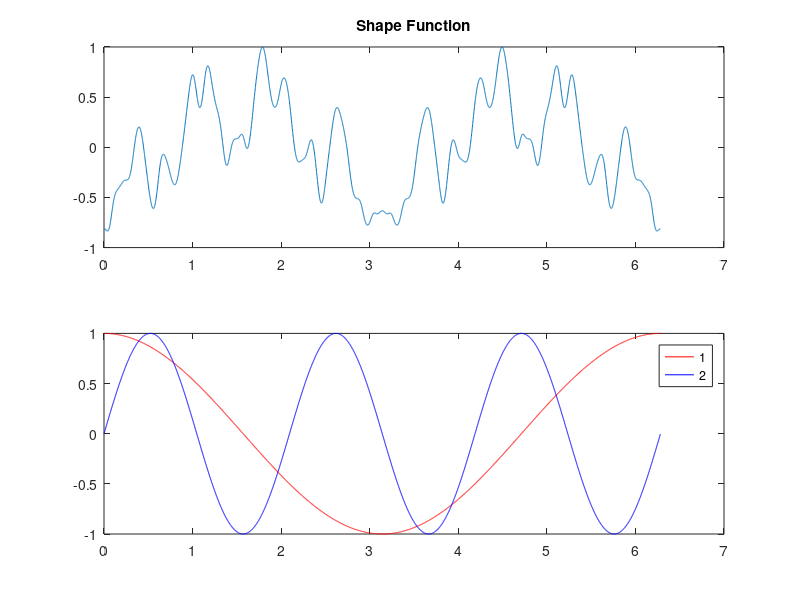
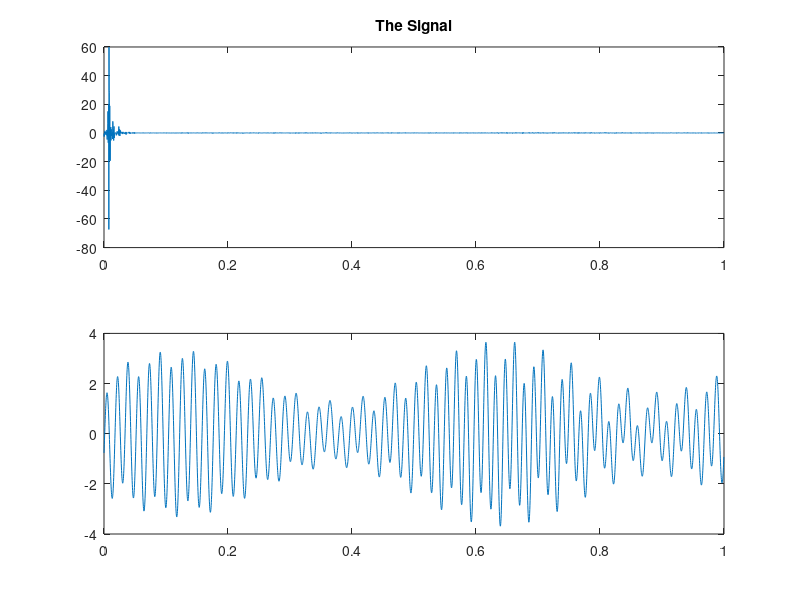

These figures' MATLAB source, in order:
%% The main function to process a given signal with given 
%  Input signal, phase function, and the bandwidth K
%  Output: shape function s and envelope a(t), with two main shapes
function TwoSignal
%% Generate the signal
N = 2^12;
t = 0:1/N:1-1/N;
y = SignalFun(t');
%% Interpolate
% Get phi at different points
Vtheta = PhiFun(t);
theta0 = PhiFun(0);
thetaf = PhiFun(1);
Ltha = (thetaf - theta0)/2/pi;
theta_bar = (0:N-1) / N *2*pi;
theta = Ltha * theta_bar + theta0;
Vftheta = spline(Vtheta, y, theta);
%Then scale Vthetabar to [0, 2 * pi]
Vthetabar = 1/N*(0:N-1);
Vthetabar = Vthetabar';
%% Compute the FFT of f in theta-space
Ff = fftshift(fft(Vftheta));
%% Compute f_{theta, k}
K = 100;
MatF = zeros(N, 2*K + 1);
for k = 0:K
    w0 = (k - 1/2) * Ltha;
    wf = (k + 1/2) * Ltha - 1;
    ind = w0 + 1 + N/2: wf + 1 + N/2;
    tmpary = zeros(N, 1);
    tmpary(N/2 + 1 - Ltha/2 : N/2 + Ltha/2) = Ff(ind);
    f_theta_k = ifft(ifftshift(tmpary));
    if k == 0
        MatF(:, 1) = real(f_theta_k);
    else
        MatF(:, 1 + k) = real(f_theta_k);
        MatF(:, K + 1 + k) = imag(f_theta_k);
    end
end
%% Use SVD to calculate the optimal solution
[U,S,V] = svd(MatF);
%See the distribution of c, which reveals frequency
%Reassemble c to obtain the complex numbers
% Real1 = V(2: K+1, 1);
% Imag1 = V(K+2:2*K+1, 1);
% C1 = [flip(Real1 - 1i*Imag1); V(1, 1); Real1 + 1i * Imag1];
% Real2 = V(2: K+1, 2);
% Imag2 = V(K+2:2*K+1, 2);
% C2 = [flip(Real2 - 1i*Imag2); V(1, 2); Real2 + 1i * Imag2];
% figure(2)
% clf
% subplot(2, 1, 1)
% plot(abs(C1))
% subplot(2, 1, 2)
% plot(abs(C2))
%Choose the first two components

c = V(1, :)';
a = U(1, :);
%% Compute the shape function and envelope function
% compute shape function using ifft
% Calculate s(tl)
stl = zeros(N, 1);
for i = 1 : N
    stl(i) = c(1) + 2*sum(c(2:K+1)'.*cos((1:K)*2*pi*Vthetabar(i)) - c(K+2:2*K+1)'.*sin((1:K)*2*pi*Vthetabar(i)));
end
InterpTheta = (Vtheta - theta0)/(thetaf - theta0) * (N - 1) / N;
atl = spline(Vthetabar, a, InterpTheta');
%Normalize
[val, ind] = max(abs(stl));
if stl(ind) < 0
    val = -val;
end
stl = stl / val;
%Compare the shape function
figure(1)
clf
subplot(2, 1, 1)
plot(2*pi*Vthetabar, stl)
title('Shape Function')
subplot(2, 1, 2)
%tmpy = 1./(1.1 + cos(theta_bar + cos(2*theta_bar)));
tmpy = cos(theta_bar);
tmpy = tmpy/(max(tmpy));
plot(theta_bar, tmpy, 'r');
hold on
tmpy = sin(3*theta_bar);
tmpy = tmpy/(max(tmpy));
plot(theta_bar, tmpy, 'b');
legend('1', '2')
%ezplot('1/(1.1 + cos(phi + cos(2*phi)))', [0, 2*pi])
%% Rebuild the signal
%Repeat the stl for Ltha times
ShpFun = repmat(stl, Ltha, 1);
ShpFun = ShpFun(1 : Ltha : end);
Sig = val * atl .* ShpFun * S(1, 1);
figure(2)
clf
subplot(2, 1, 1)
plot(t, Sig)
title('The Signal')
subplot(2, 1, 2)
plot(t, y)
end

%% The phase function, return \phi(t), vector form
function phi = PhiFun(t)
phi = 40 * pi * t + 2 * cos(2*pi*t);
end
%% The function which return signals with noises
function y = SignalFun(t)
a1 = 1./(2 + sin(2*pi*t));
% a = 2;% Use a constant in order to simplify
phi = PhiFun(t);
%y1 = a1./(1.1 + cos(phi + cos(2*phi))) + 0.0*randn(length(t), 1);
y1 = a1 .* cos(phi);
%y = a .* (cos(phi)+sin(2*phi));
a2 = 2 + sin(4*pi*t);
%y2 = a2./(2 + sin(3*phi));
y2 = a2 .* sin(3*phi);
y = y1 + y2;
end